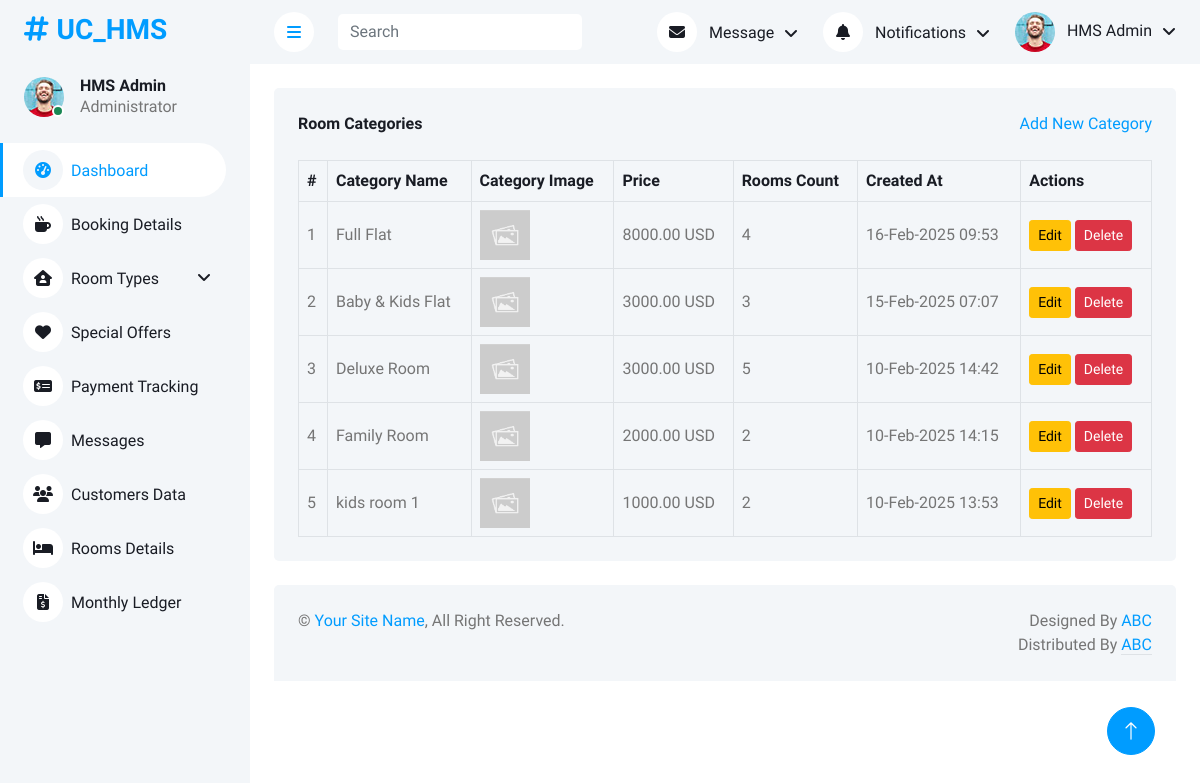
/HMS/admin/view_rooms_categories.php (signed in), run on the app's committed database.
### tables this page shows
CREATE TABLE `room_categories` (
  `room_category_id` int(11) NOT NULL,
  `category_name` varchar(100) NOT NULL,
  `category_image` varchar(255) NOT NULL,
  `price` decimal(10,2) NOT NULL,
  `created_at` timestamp NOT NULL DEFAULT current_timestamp(),
  `category_description` text DEFAULT NULL,
  `rooms_count` int(11) NOT NULL DEFAULT 0
);

### HMS/admin/view_rooms_categories.php (the view, shortened to what this page needs)
<?php include("admin_header.php"); ?>
<div class="container-xxl position-relative bg-white d-flex p-0">
    <?php include("admin_sidebar.php"); ?>
    <div class="content">
        <?php include("admin_navigation.php"); ?>
        <div class="container-fluid pt-4 px-4">
            <div class="bg-light text-center rounded p-4">
                <div class="d-flex align-items-center justify-content-between mb-4">
                    <h6 class="mb-0">Room Categories</h6>
                    <a href="add_category.php">Add New Category</a>
                </div>
                <div class="table-responsive">
                    <table class="table text-start align-middle table-bordered table-hover mb-0">
                    <thead>
                        <tr class="text-dark">
                            <th scope="col">#</th>
                            <th scope="col">Category Name</th>
                            <th scope="col">Category Image</th>
                            <th scope="col">Price</th>
                            <th scope="col">Rooms Count</th>
                            <th scope="col">Created At</th>
                            <th scope="col">Actions</th>
                        </tr>
                    </thead>
                        <tbody>
                            <?php
                            $sql = "SELECT * FROM room_categories ORDER BY created_at DESC";
                            $result = $conn->query($sql);
                            if ($result->num_rows > 0) {
                                $count = 1;
                                while ($row = $result->fetch_assoc()) {
                                    echo "<tr>";
                                    echo "<td>" . $count++ . "</td>";
                                    echo "<td>" . htmlspecialchars($row['category_name']) . "</td>";
                                    echo "<td><img src='../admin/" . htmlspecialchars($row['category_image']) . "' alt='Category Image' style='width: 50px; height: 50px; object-fit: cover;'></td>";
                                    echo "<td>" . htmlspecialchars($row['price']) . " USD</td>";
                                    echo "<td>" . htmlspecialchars($row['rooms_count']) . "</td>";
                                    echo "<td>" . htmlspecialchars(date('d-M-Y H:i', strtotime($row['created_at']))) . "</td>";
                                    echo "<td>";
                                    echo "<a href='edit_rooms_category.php?room_category_id=" . $row['room_category_id'] . "' class='btn btn-sm btn-warning'>Edit</a> ";
                                    echo "<a href='?delete_id=" . $row['room_category_id'] . "' class='btn btn-sm btn-danger delete-btn'>Delete</a>";
                                    echo "</td>";
                                    echo "</tr>";
                                }
                            } else {
                                echo "<tr><td colspan='6' class='text-center'>No categories found</td></tr>";
                            }
                            ?>
                        </tbody>
                    </table>
                </div>
            </div>
        </div>
        <?php include("admin_footer.php"); ?>

### HMS/admin/css/style.css (style rules this page uses)
:root { --primary: #009CFF; --light: #F3F6F9; --dark: #191C24; }
.btn { transition: .5s; }
.content { margin-left: 250px; min-height: 100vh; background: #FFFFFF; transition: 0.5s; }
@media (min-width: 992px) { .content { width: calc(100% - 250px); } }

### data on the page
room_categories: category_name "Full Flat", category_image (picture), price "8000.00", rooms_count "4", created_at "16-Feb-2025 09:53"
room_categories: category_name "Baby & Kids Flat", category_image (picture), price "3000.00", rooms_count "3", created_at "15-Feb-2025 07:07"
room_categories: category_name "Deluxe Room", category_image (picture), price "3000.00", rooms_count "5", created_at "10-Feb-2025 14:42"
room_categories: category_name "Family Room", category_image (picture), price "2000.00", rooms_count "2", created_at "10-Feb-2025 14:15"
room_categories: category_name "kids room 1", category_image (picture), price "1000.00", rooms_count "2", created_at "10-Feb-2025 13:53"
